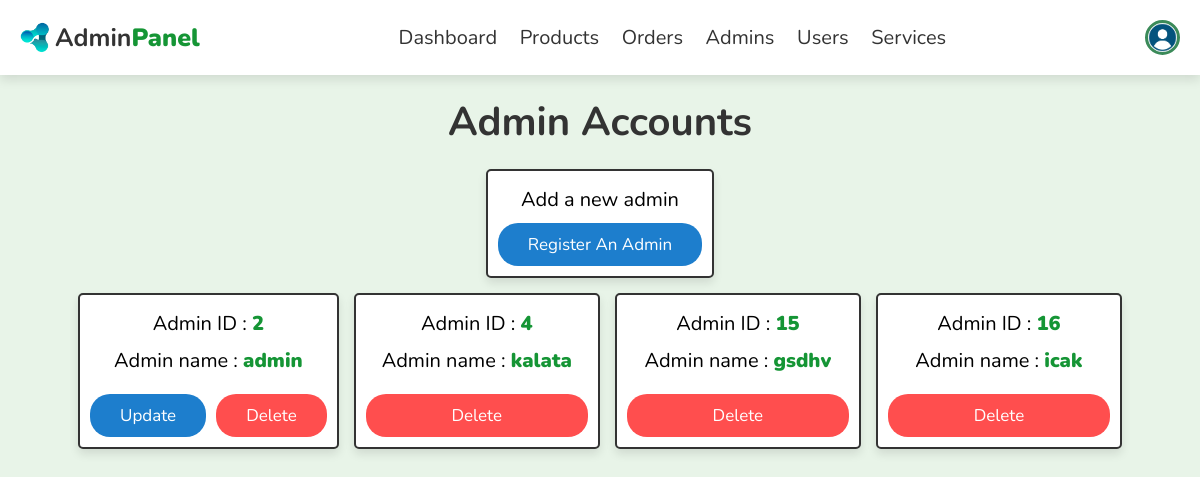
Before: /admin/admin_accounts.php (signed in) with the older database file.
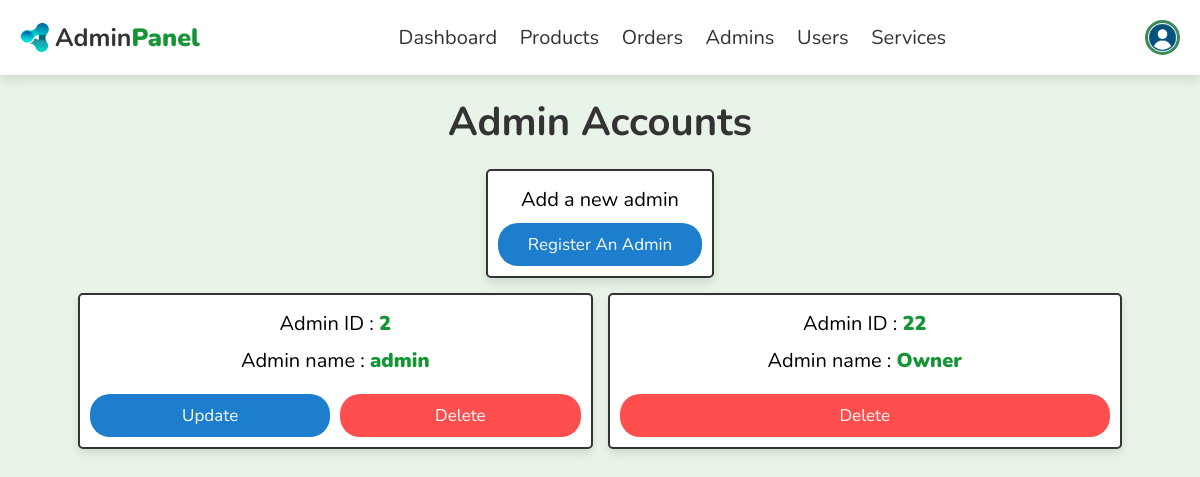
After: the same page with the newer database file.
### tables this page shows
CREATE TABLE `users` (
  `id` int(100) NOT NULL AUTO_INCREMENT,
  `name` varchar(20) NOT NULL,
  `email` varchar(50) NOT NULL,
  `password` varchar(50) NOT NULL,
  `isAdmin` int(1) NOT NULL DEFAULT 0,
  `avatar` text NOT NULL DEFAULT 'default.png',
  PRIMARY KEY (`id`),
  UNIQUE KEY `unique_email` (`email`)
);

### admin/admin_accounts.php (the view, shortened to what this page needs)
<?php
include '../components/connect.php';
$admin_id = $_SESSION['admin_id'];
?>
<!DOCTYPE html>
<html lang="en">
<head>
  <link rel="stylesheet" href="https://cdnjs.cloudflare.com/ajax/libs/font-awesome/6.1.1/css/all.min.css">
  <link rel="stylesheet" href="../css/admin_style.css">
  <link rel="stylesheet" href="../css/global.css">
</head>
<body>
  <?php include '../components/admin_header.php'; ?>
  <section class="accounts">
    <h1 class="heading">Admin accounts</h1>
    <div class="box-container">
      <div class="box">
        <p>Add a new admin</p>
        <a href="register_admin.php" class="option-btn">Register an admin</a>
      </div>
      <div class="info">
        <?php
        $select_accounts = $conn->prepare("SELECT * FROM `users` WHERE isAdmin = 1");
        $select_accounts->execute();
        if ($select_accounts->rowCount() > 0) {
          while ($fetch_accounts = $select_accounts->fetch(PDO::FETCH_ASSOC)) {
        ?>
            <div class="box">
              <p> Admin ID : <span><?= $fetch_accounts['id']; ?></span> </p>
              <p> Admin name : <span><?= $fetch_accounts['name']; ?></span> </p>
              <div class="flex-btn">
                <?php
                if ($fetch_accounts['id'] == $admin_id) {
                  echo '<a href="update_profile.php" class="option-btn">Update</a>';
                }
                ?>
                <a href="admin_accounts.php?delete=<?= $fetch_accounts['id']; ?>" onclick="return confirm('Delete this account?')" class="delete-btn">Delete</a>
              </div>
            </div>
        <?php
          }
        } else {
          echo '<p class="empty">There are currently no available admin accounts</p>';
        }
        ?>
      </div>
    </div>
  </section>
</body>
</html>

### components/admin_header.php (shortened to what this page needs)
<header class="header">
  <section class="flex">
    <div class="logo">
      <img src="../images/influxify-logo.ico" alt="logo" style="width: 30px;">
      <a href="../admin/dashboard.php">Admin<span>Panel</span></a>
    </div>
    <nav class="navbar">
      <a href="../admin/dashboard.php">Dashboard</a>
      <a href="../admin/products.php">Products</a>
      <a href="../admin/placed_orders.php">Orders</a>
      <a href="../admin/admin_accounts.php">Admins</a>
      <a href="../admin/users_accounts.php">Users</a>
      <a href="../admin/services.php">Services</a>
    </nav>
    <div class="icons">
      <?php
      $admin_avatar = $conn->prepare("SELECT `avatar` FROM `users` WHERE id = ?");
      $admin_avatar->execute([$admin_id]);
      $avatar_result = $admin_avatar->fetchColumn();
      if ($admin_id && !empty($avatar_result)) {
        $user_image = $avatar_result;
      } else {
        $user_image = "default.png";
      }
      ?>
      <div id="user-btn" style="border: 3px solid #3b8a59; margin: 0; display: inline-block; width: 35px; height: 35px; border-radius: 50%; background-image: url('../uploaded_img/user_avatar/<?= $user_image ?>'); background-size: cover; "></div>
    </div>
  </section>
</header>

Changed rows visible on the page:
removed users: id "4", name "kalata"
removed users: id "15", name "gsdhv"
removed users: id "16", name "icak"
added users: id "22", name "Owner"
